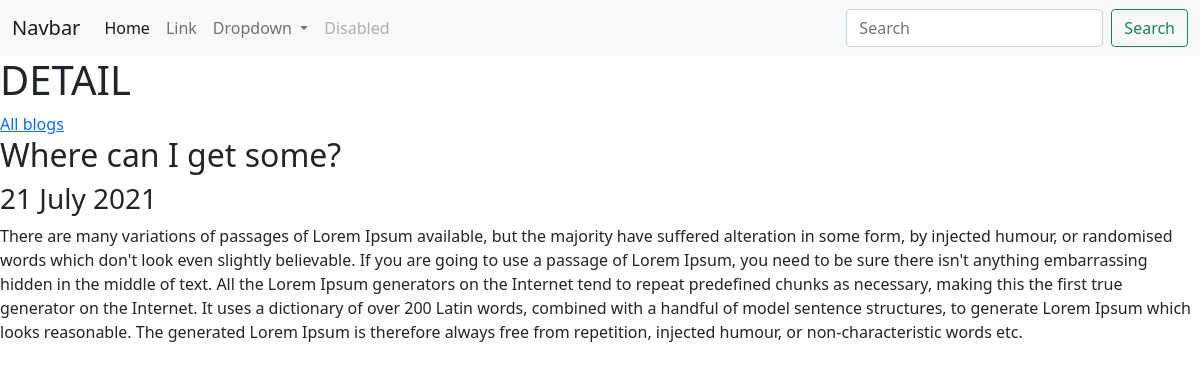
The app's page /blog/2/ with its own data.
### blog/models.py (models this page shows, shortened)
class Blog(models.Model):
    title = models.CharField(max_length=200)
    date = models.DateTimeField()
    post = models.TextField()

### blog/views.py (the view)
# urls.py: path('<int:blog_id>/', views.detail, name='detail'),
def detail(request, blog_id):
    blog = get_object_or_404(Blog, pk=blog_id)
    return render(request, 'blog/detail.html', {'id': blog_id, 'blog': blog})

### blog/templates/blog/detail.html (shortened to what this page needs)
{% extends 'portfolio/base.html' %} {% block content %}
<h1>DETAIL</h1>
<a href="{% url 'blog:all_blogs' %}">All blogs</a>
<br />
<h2>{{ blog.title }}</h2>
<h3>{{ blog.date|date:'d F Y' }}</h3>
<p>{{ blog.post|safe }}</p>
{% endblock %}

### records on screen
Blog: title "Where can I get some?", date "21 July 2021", post "There are many variations of passages of Lorem Ipsum available, but the majority have suffered alteration in some form, by injected humour, or randomised words which don't look even slightly believable. If you are going to use a passage of Lorem Ipsum, you need to be sure there isn't anything embarrassing hidden in the middle of text. All the Lorem Ipsum generators on the Internet tend to repeat predefined chunks as necessary, making this the first true generator on the Internet. It uses a dictionary of over 200 Latin words, combined with a handful of model sentence structures, to generate Lorem Ipsum which looks reasonable. The generated Lorem Ipsum is therefore always free from…"
